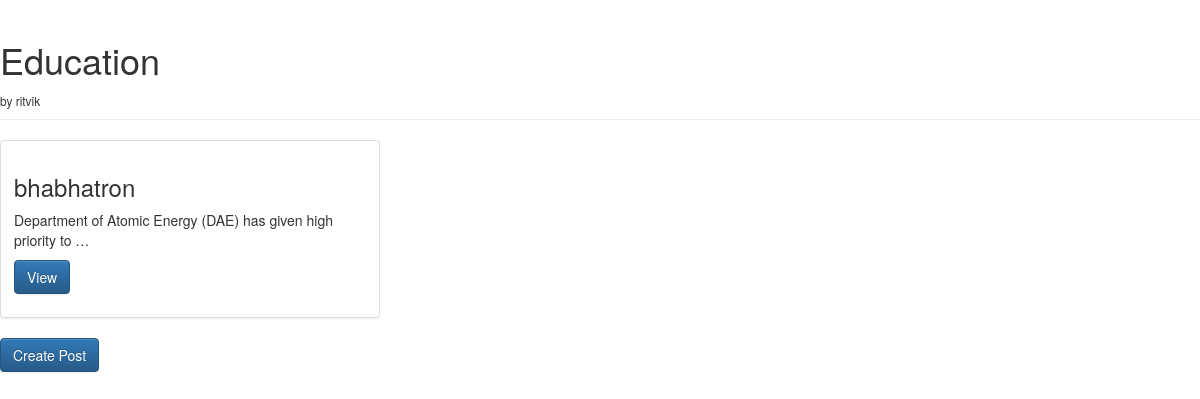
The page /wallpost/education/ on the database its author committed.
### wallpost/models.py (models this page shows, shortened)
class Category(models.Model):
	name = models.CharField(max_length=128,unique=True)
	slug = models.SlugField(max_length=50)
	category_user = models.ForeignKey(User,on_delete=models.CASCADE)

class Post(models.Model):
	category = models.ForeignKey(Category,on_delete=models.CASCADE)
	post_user = models.ForeignKey(User,on_delete=models.CASCADE)
	title = models.CharField(max_length=128,unique=True)
	content = models.TextField()
	post_image = models.ImageField(upload_to='post_image',blank=True)
	timestamp = models.DateTimeField(auto_now=False,auto_now_add=True)

### wallpost/views.py (the view)
# urls.py: url(r'^(?P<category_slug>[-\w]+)/$',views.category,name='category'),
def category(request,category_slug):
	category = get_object_or_404(Category,slug=category_slug)
	post = Post.objects.filter(category=category)
	return render(request,'category.html',{'category':category,'post':post})

### templates/category.html (shortened to what this page needs)
<!DOCTYPE html>
<html>
	<head>
		<link rel="stylesheet" href="https://maxcdn.bootstrapcdn.com/bootstrap/3.3.6/css/bootstrap.min.css">
		<link rel="stylesheet" href="https://maxcdn.bootstrapcdn.com/bootstrap/3.3.6/css/bootstrap-theme.min.css">
	</head>
	<body>
		<div class="page-header">
  			<h1>{{ category.name }}</h1><small>by {{ category.category_user }}</small>
		</div>
		{% if post %}
		{% for poste in post %}
			<div class="row">
  				<div class="col-sm-6 col-md-4">
    					<div class="thumbnail">
      						<div class="caption">
        						<h3>{{ poste.title }}</h3>
        						<p>{{ poste.content|truncatewords:10 }}</p>
        						<p><a href="/wallpost/{{ category.slug }}/{{ poste.id }}/" class="btn btn-primary" role="button">View</a> </p>
      						</div>
    					</div>
  				</div>
			</div>
		{% endfor %}
		{% else %}
		<strong>No posts in this category</strong>
		{% endif %}
		<a href="/wallpost/{{ category.slug }}/create_post/" class="btn btn-primary" role="button">Create Post</a>
	</body>
</html>

### rows shown on the page
Category: name "Education", category_user "ritvik"
Post: title "bhabhatron", content "Department of Atomic Energy (DAE) has given high priority to …"
